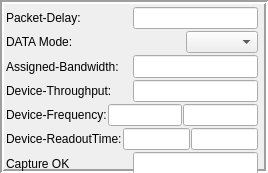
   <widget class="caFrame" name="caframe_2">
    <property name="geometry">
     <rect>
      <x>812</x>
      <y>92</y>
      <width>268</width>
      <height>173</height>
     </rect>
    </property>
    <property name="frameShape">
     <enum>QFrame::Box</enum>
    </property>
    <property name="frameShadow">
     <enum>QFrame::Sunken</enum>
    </property>
    <property name="lineWidth">
     <number>2</number>
    </property>
    <property name="visibility">
     <enum>caFrame::Calc</enum>
    </property>
    <property name="visibilityCalc">
     <string notr="true">%/PYLON/</string>
    </property>
    <property name="channel" stdset="0">
     <string notr="true">$(NAME):QUERY</string>
    </property>
    <widget class="QWidget" name="verticalLayoutWidget">
     <property name="geometry">
      <rect>
       <x>6</x>
       <y>7</y>
       <width>252</width>
       <height>194</height>
      </rect>
     </property>
     <layout class="QVBoxLayout" name="verticalLayout">
      <property name="spacing">
       <number>2</number>
      </property>
      <property name="bottomMargin">
       <number>2</number>
      </property>
      <item>
       <layout class="QHBoxLayout" name="horizontalLayout">
        <property name="sizeConstraint">
         <enum>QLayout::SetNoConstraint</enum>
        </property>
        <item>
         <widget class="caLabel" name="calabel_15">
          <property name="sizePolicy">
           <sizepolicy hsizetype="Expanding" vsizetype="Preferred">
            <horstretch>0</horstretch>
            <verstretch>0</verstretch>
           </sizepolicy>
          </property>
          <property name="text">
           <string>Packet-Delay:</string>
          </property>
          <property name="textFormat">
           <enum>Qt::PlainText</enum>
          </property>
          <property name="alignment">
           <set>Qt::AlignLeading|Qt::AlignLeft|Qt::AlignVCenter</set>
          </property>
          <property name="fontScaleMode">
           <enum>ESimpleLabel::WidthAndHeight</enum>
          </property>
          <property name="background">
           <color alpha="0">
            <red>0</red>
            <green>0</green>
            <blue>0</blue>
           </color>
          </property>
         </widget>
        </item>
        <item>
         <widget class="caTextEntry" name="catextentry_3">
          <property name="sizePolicy">
           <sizepolicy hsizetype="Expanding" vsizetype="Expanding">
            <horstretch>0</horstretch>
            <verstretch>0</verstretch>
           </sizepolicy>
          </property>
          <property name="channel" stdset="0">
           <string notr="true">$(NAME):PACKETDELAY</string>
          </property>
          <property name="foreground">
           <color>
            <red>0</red>
            <green>85</green>
            <blue>255</blue>
           </color>
          </property>
          <property name="background">
           <color>
            <red>236</red>
            <green>236</green>
            <blue>236</blue>
           </color>
          </property>
          <property name="colorMode">
           <enum>caLineEdit::Static</enum>
          </property>
          <property name="precisionMode">
           <enum>caLineEdit::User</enum>
          </property>
          <property name="maxValue">
           <double>10.000000000000000</double>
          </property>
         </widget>
        </item>
       </layout>
      </item>
      <item>
       <layout class="QHBoxLayout" name="horizontalLayout_8">
        <property name="sizeConstraint">
         <enum>QLayout::SetNoConstraint</enum>
        </property>
        <item>
         <widget class="caLabel" name="calabel_33">
          <property name="sizePolicy">
           <sizepolicy hsizetype="Expanding" vsizetype="Preferred">
            <horstretch>0</horstretch>
            <verstretch>0</verstretch>
           </sizepolicy>
          </property>
          <property name="text">
           <string>DATA Mode:</string>
          </property>
          <property name="textFormat">
           <enum>Qt::PlainText</enum>
          </property>
          <property name="alignment">
           <set>Qt::AlignLeading|Qt::AlignLeft|Qt::AlignVCenter</set>
          </property>
          <property name="fontScaleMode">
           <enum>ESimpleLabel::WidthAndHeight</enum>
          </property>
          <property name="background">
           <color alpha="0">
            <red>0</red>
            <green>0</green>
            <blue>0</blue>
           </color>
          </property>
         </widget>
        </item>
        <item>
         <widget class="caMenu" name="camenu_3">
          <property name="channel" stdset="0">
           <string notr="true">$(NAME):FORCEMONO8</string>
          </property>
         </widget>
        </item>
       </layout>
      </item>
      <item>
       <layout class="QHBoxLayout" name="horizontalLayout_2">
        <item>
         <widget class="caLabel" name="calabel_25">
          <property name="sizePolicy">
           <sizepolicy hsizetype="Expanding" vsizetype="Expanding">
            <horstretch>0</horstretch>
            <verstretch>0</verstretch>
           </sizepolicy>
          </property>
          <property name="text">
           <string>Assigned-Bandwidth:</string>
          </property>
          <property name="textFormat">
           <enum>Qt::PlainText</enum>
          </property>
          <property name="alignment">
           <set>Qt::AlignLeading|Qt::AlignLeft|Qt::AlignVCenter</set>
          </property>
          <property name="fontScaleMode">
           <enum>ESimpleLabel::WidthAndHeight</enum>
          </property>
          <property name="background">
           <color alpha="0">
            <red>0</red>
            <green>0</green>
            <blue>0</blue>
           </color>
          </property>
         </widget>
        </item>
        <item>
         <widget class="caLineEdit" name="calineedit_21">
          <property name="sizePolicy">
           <sizepolicy hsizetype="Expanding" vsizetype="Expanding">
            <horstretch>0</horstretch>
            <verstretch>0</verstretch>
           </sizepolicy>
          </property>
          <property name="channel" stdset="0">
           <string notr="true">$(NAME):ASSIGNEDBANDWITH</string>
          </property>
          <property name="background">
           <color>
            <red>200</red>
            <green>200</green>
            <blue>200</blue>
           </color>
          </property>
          <property name="colorMode">
           <enum>caLineEdit::Alarm_Static</enum>
          </property>
         </widget>
        </item>
       </layout>
      </item>
      <item>
       <layout class="QHBoxLayout" name="horizontalLayout_3">
        <item>
         <widget class="caLabel" name="calabel_30">
          <property name="sizePolicy">
           <sizepolicy hsizetype="Expanding" vsizetype="Expanding">
            <horstretch>0</horstretch>
            <verstretch>0</verstretch>
           </sizepolicy>
          </property>
          <property name="text">
           <string>Device-Throughput:</string>
          </property>
          <property name="textFormat">
           <enum>Qt::PlainText</enum>
          </property>
          <property name="alignment">
           <set>Qt::AlignLeading|Qt::AlignLeft|Qt::AlignVCenter</set>
          </property>
          <property name="fontScaleMode">
           <enum>ESimpleLabel::WidthAndHeight</enum>
          </property>
          <property name="background">
           <color alpha="0">
            <red>0</red>
            <green>0</green>
            <blue>0</blue>
           </color>
          </property>
         </widget>
        </item>
        <item>
         <widget class="caLineEdit" name="calineedit_22">
          <property name="sizePolicy">
           <sizepolicy hsizetype="Expanding" vsizetype="Expanding">
            <horstretch>0</horstretch>
            <verstretch>0</verstretch>
           </sizepolicy>
          </property>
          <property name="channel" stdset="0">
           <string notr="true">$(NAME):DEVICETHROUGHPUT</string>
          </property>
          <property name="background">
           <color>
            <red>200</red>
            <green>200</green>
            <blue>200</blue>
           </color>
          </property>
          <property name="colorMode">
           <enum>caLineEdit::Alarm_Static</enum>
          </property>
         </widget>
        </item>
       </layout>
      </item>
      <item>
       <layout class="QHBoxLayout" name="horizontalLayout_4">
        <property name="spacing">
         <number>1</number>
        </property>
        <item>
         <widget class="caLabel" name="calabel_31">
          <property name="sizePolicy">
           <sizepolicy hsizetype="Expanding" vsizetype="Expanding">
            <horstretch>0</horstretch>
            <verstretch>0</verstretch>
           </sizepolicy>
          </property>
          <property name="text">
           <string>Device-Frequency:</string>
          </property>
          <property name="textFormat">
           <enum>Qt::PlainText</enum>
          </property>
          <property name="alignment">
           <set>Qt::AlignLeading|Qt::AlignLeft|Qt::AlignVCenter</set>
          </property>
          <property name="fontScaleMode">
           <enum>ESimpleLabel::WidthAndHeight</enum>
          </property>
          <property name="background">
           <color alpha="0">
            <red>0</red>
            <green>0</green>
            <blue>0</blue>
           </color>
          </property>
         </widget>
        </item>
        <item>
         <widget class="caLineEdit" name="calineedit_23">
          <property name="sizePolicy">
           <sizepolicy hsizetype="Expanding" vsizetype="Expanding">
            <horstretch>0</horstretch>
            <verstretch>0</verstretch>
           </sizepolicy>
          </property>
          <property name="channel" stdset="0">
           <string notr="true">$(NAME):DEVICEFREQUENCY</string>
          </property>
          <property name="background">
           <color>
            <red>200</red>
            <green>200</green>
            <blue>200</blue>
           </color>
          </property>
          <property name="colorMode">
           <enum>caLineEdit::Alarm_Static</enum>
          </property>
         </widget>
        </item>
        <item>
         <widget class="caLineEdit" name="calineedit_52">
          <property name="sizePolicy">
           <sizepolicy hsizetype="Fixed" vsizetype="Expanding">
            <horstretch>0</horstretch>
            <verstretch>0</verstretch>
           </sizepolicy>
          </property>
          <property name="minimumSize">
           <size>
            <width>30</width>
            <height>0</height>
           </size>
          </property>
          <property name="autoFillBackground">
           <bool>false</bool>
          </property>
          <property name="channel" stdset="0">
           <string notr="true">$(NAME):DEVICEFREQUENCY.EGU</string>
          </property>
          <property name="background">
           <color>
            <red>200</red>
            <green>200</green>
            <blue>200</blue>
           </color>
          </property>
          <property name="colorMode">
           <enum>caLineEdit::Alarm_Static</enum>
          </property>
         </widget>
        </item>
       </layout>
      </item>
      <item>
       <layout class="QHBoxLayout" name="horizontalLayout_5">
        <property name="spacing">
         <number>1</number>
        </property>
        <item>
         <widget class="caLabel" name="calabel_32">
          <property name="sizePolicy">
           <sizepolicy hsizetype="Expanding" vsizetype="Expanding">
            <horstretch>0</horstretch>
            <verstretch>0</verstretch>
           </sizepolicy>
          </property>
          <property name="text">
           <string>Device-ReadoutTime:</string>
          </property>
          <property name="textFormat">
           <enum>Qt::PlainText</enum>
          </property>
          <property name="alignment">
           <set>Qt::AlignLeading|Qt::AlignLeft|Qt::AlignVCenter</set>
          </property>
          <property name="fontScaleMode">
           <enum>ESimpleLabel::WidthAndHeight</enum>
          </property>
          <property name="background">
           <color alpha="0">
            <red>0</red>
            <green>0</green>
            <blue>0</blue>
           </color>
          </property>
         </widget>
        </item>
        <item>
         <widget class="caLineEdit" name="calineedit_28">
          <property name="sizePolicy">
           <sizepolicy hsizetype="Expanding" vsizetype="Expanding">
            <horstretch>0</horstretch>
            <verstretch>0</verstretch>
           </sizepolicy>
          </property>
          <property name="channel" stdset="0">
           <string notr="true">$(NAME):DEVICEREADOUTTIME</string>
          </property>
          <property name="background">
           <color>
            <red>200</red>
            <green>200</green>
            <blue>200</blue>
           </color>
          </property>
          <property name="colorMode">
           <enum>caLineEdit::Alarm_Static</enum>
          </property>
         </widget>
        </item>
        <item>
         <widget class="caLineEdit" name="calineedit_53">
          <property name="sizePolicy">
           <sizepolicy hsizetype="Fixed" vsizetype="Expanding">
            <horstretch>0</horstretch>
            <verstretch>0</verstretch>
           </sizepolicy>
          </property>
          <property name="minimumSize">
           <size>
            <width>30</width>
            <height>0</height>
           </size>
          </property>
          <property name="autoFillBackground">
           <bool>false</bool>
          </property>
          <property name="channel" stdset="0">
           <string notr="true">$(NAME):DEVICEREADOUTTIME.EGU</string>
          </property>
          <property name="background">
           <color>
            <red>200</red>
            <green>200</green>
            <blue>200</blue>
           </color>
          </property>
          <property name="colorMode">
           <enum>caLineEdit::Alarm_Static</enum>
          </property>
         </widget>
        </item>
       </layout>
      </item>
      <item>
       <layout class="QHBoxLayout" name="horizontalLayout_6">
        <item>
         <widget class="caLabel" name="calabel_34">
          <property name="sizePolicy">
           <sizepolicy hsizetype="Expanding" vsizetype="Expanding">
            <horstretch>0</horstretch>
            <verstretch>0</verstretch>
           </sizepolicy>
          </property>
          <property name="text">
           <string>Capture OK</string>
          </property>
          <property name="textFormat">
           <enum>Qt::PlainText</enum>
          </property>
          <property name="alignment">
           <set>Qt::AlignLeading|Qt::AlignLeft|Qt::AlignVCenter</set>
          </property>
          <property name="fontScaleMode">
           <enum>ESimpleLabel::WidthAndHeight</enum>
          </property>
          <property name="background">
           <color alpha="0">
            <red>0</red>
            <green>0</green>
            <blue>0</blue>
           </color>
          </property>
         </widget>
        </item>
        <item>
         <widget class="caLineEdit" name="calineedit_34">
          <property name="sizePolicy">
           <sizepolicy hsizetype="Expanding" vsizetype="Expanding">
            <horstretch>0</horstretch>
            <verstretch>0</verstretch>
           </sizepolicy>
          </property>
          <property name="channel" stdset="0">
           <string notr="true">$(NAME):CAPTURE_OK</string>
          </property>
          <property name="background">
           <color>
            <red>200</red>
            <green>200</green>
            <blue>200</blue>
           </color>
          </property>
          <property name="colorMode">
           <enum>caLineEdit::Static</enum>
          </property>
         </widget>
        </item>
       </layout>
      </item>
      <item>
       <layout class="QHBoxLayout" name="horizontalLayout_7">
        <item>
         <widget class="caLabel" name="calabel_35">
          <property name="sizePolicy">
           <sizepolicy hsizetype="Expanding" vsizetype="Expanding">
            <horstretch>0</horstretch>
            <verstretch>0</verstretch>
           </sizepolicy>
          </property>
          <property name="text">
           <string>Capture Error</string>
          </property>
          <property name="textFormat">
           <enum>Qt::PlainText</enum>
          </property>
          <property name="alignment">
           <set>Qt::AlignLeading|Qt::AlignLeft|Qt::AlignVCenter</set>
          </property>
          <property name="fontScaleMode">
           <enum>ESimpleLabel::WidthAndHeight</enum>
          </property>
          <property name="background">
           <color alpha="0">
            <red>0</red>
            <green>0</green>
            <blue>0</blue>
           </color>
          </property>
         </widget>
        </item>
        <item>
         <widget class="caLineEdit" name="calineedit_35">
          <property name="sizePolicy">
           <sizepolicy hsizetype="Expanding" vsizetype="Expanding">
            <horstretch>0</horstretch>
            <verstretch>0</verstretch>
           </sizepolicy>
          </property>
          <property name="channel" stdset="0">
           <string notr="true">$(NAME):CAPTURE_ERROR</string>
          </property>
          <property name="background">
           <color>
            <red>200</red>
            <green>200</green>
            <blue>200</blue>
           </color>
          </property>
          <property name="colorMode">
           <enum>caLineEdit::Static</enum>
          </property>
         </widget>
        </item>
       </layout>
      </item>
     </layout>
    </widget>
   </widget>
